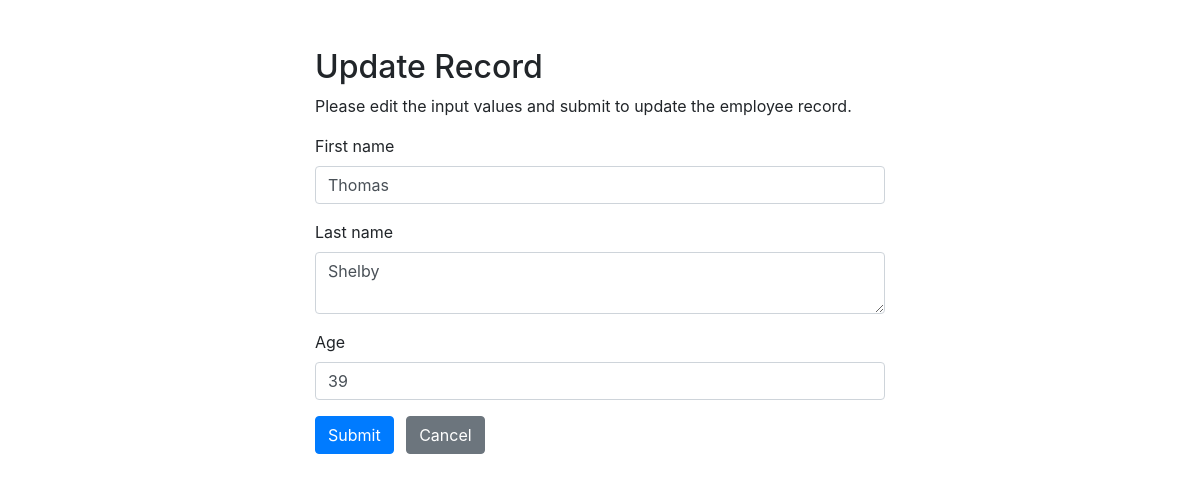
Page /update.php?id=1 on the committed database.
### tables this page shows
CREATE TABLE `students` (
  `id` int(11) NOT NULL,
  `first_name` varchar(40) NOT NULL,
  `last_name` varchar(40) NOT NULL,
  `age` int(11) NOT NULL
);

### update.php (the view, shortened to what this page needs)
<?php
require_once "config.php";
$name = $lastN = $age = "";
$name_err = $lastN_err = $age_err = "";
if(isset($_POST["id"]) && !empty($_POST["id"])){
    $id = $_POST["id"];
    $input_name = trim($_POST["first_name"]);
    if(empty($input_name)){
        $name_err = "Please enter your first name.";
    } elseif(!filter_var($input_name, FILTER_VALIDATE_REGEXP, array("options"=>array("regexp"=>"/^[a-zA-Z\s]+$/")))){
        $name_err = "Please enter a valid name.";
    } else{
        $name = $input_name;
    }
    $input_lastN = trim($_POST["last_name"]);
    if(empty($input_lastN)){
        $lastN_err = "Please enter your last name.";
    } else{
        $lastN = $input_lastN;
    }
    $input_age = trim($_POST["age"]);
    if(empty($input_age)){
        $age_err = "Please enter your age.";
    } elseif(!ctype_digit($input_age)){
        $age_err = "Please enter a positive integer value.";
    } else{
        $age = $input_age;
    }
    if(empty($name_err) && empty($lastN_err) && empty($age_err)){
        $sql = "UPDATE students SET first_name=?, last_name=?, age=? WHERE id=?";
        if($stmt = mysqli_prepare($link, $sql)){
            mysqli_stmt_bind_param($stmt, "sssi", $param_name, $param_lastN, $param_age, $param_id);
            $param_name = $name;
            $param_lastN = $lastN;
            $param_age = $age;
            $param_id = $id;
            if(mysqli_stmt_execute($stmt)){
                header("location: index.php");
                exit();
            } else{
                echo "Oops! Something went wrong. Please try again later.";
            }
        }
        mysqli_stmt_close($stmt);
    }
    mysqli_close($link);
} else{
    if(isset($_GET["id"]) && !empty(trim($_GET["id"]))){
        $sql = "SELECT * FROM students WHERE id = ?";
        if($stmt = mysqli_prepare($link, $sql)){
            mysqli_stmt_bind_param($stmt, "i", $param_id);
            if(mysqli_stmt_execute($stmt)){
                $result = mysqli_stmt_get_result($stmt);
                if(mysqli_num_rows($result) == 1){
                    $row = mysqli_fetch_array($result, MYSQLI_ASSOC);
                    $name = $row["first_name"];
                    $lastN = $row["last_name"];
                    $age = $row["age"];
                } else{
                    header("location: error.php");
                    exit();
                }
            } else{
                echo "Oops! Something went wrong. Please try again later.";
            }
        }
    }  else{
        header("location: error.php");
        exit();
    }
}
?>
<!DOCTYPE html>
<html lang="en">
<head>
    <link rel="stylesheet" href="https://stackpath.bootstrapcdn.com/bootstrap/4.5.2/css/bootstrap.min.css">
</head>
<body>
    <div class="wrapper">
        <div class="container-fluid">
            <div class="row">
                <div class="col-md-12">
                    <h2 class="mt-5">Update Record</h2>
                    <p>Please edit the input values and submit to update the employee record.</p>
                    <form action="<?php echo htmlspecialchars(basename($_SERVER['REQUEST_URI'])); ?>" method="post">
                        <div class="form-group">
                            <label>First name</label>
                            <input type="text" name="first_name" class="form-control <?php echo (!empty($name_err)) ? 'is-invalid' : ''; ?>" value="<?php echo $name; ?>">
                        </div>
                        <div class="form-group">
                            <label>Last name</label>
                            <textarea name="last_name" class="form-control <?php echo (!empty($lastN_err)) ? 'is-invalid' : ''; ?>"><?php echo $lastN; ?></textarea>
                        </div>
                        <div class="form-group">
                            <label>Age</label>
                            <input type="text" name="age" class="form-control <?php echo (!empty($age_err)) ? 'is-invalid' : ''; ?>" value="<?php echo $age; ?>">
                        </div>
                        <input type="submit" class="btn btn-primary" value="Submit">
                        <a href="index.php" class="btn btn-secondary ml-2">Cancel</a>
                    </form>
                </div>
            </div>
        </div>
    </div>
</body>
</html>

### update.php (style rules this page uses)
.wrapper { width: 600px; margin: 0 auto; }

### rows in the picture
students: first_name "Thomas", last_name "Shelby", age "39"
